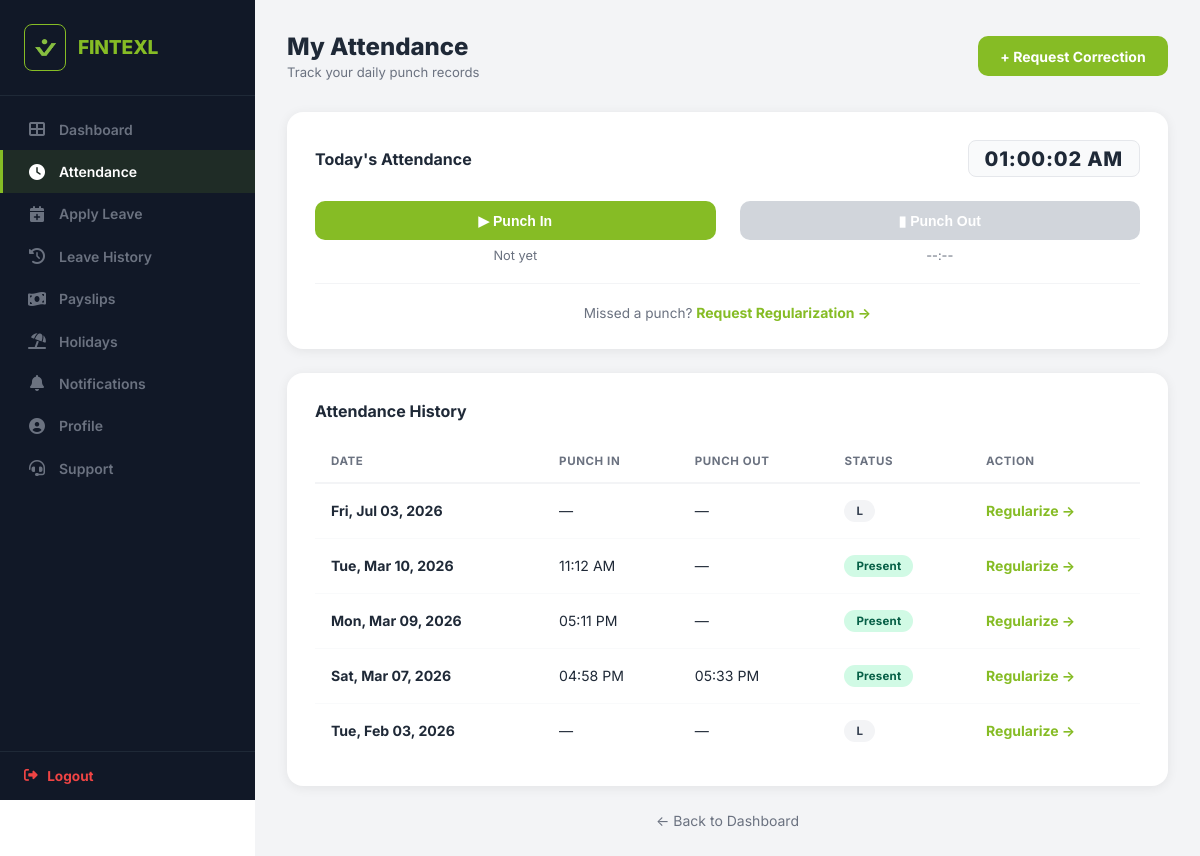
The page /attendance/calendar/ (signed in) on the database as committed earlier.
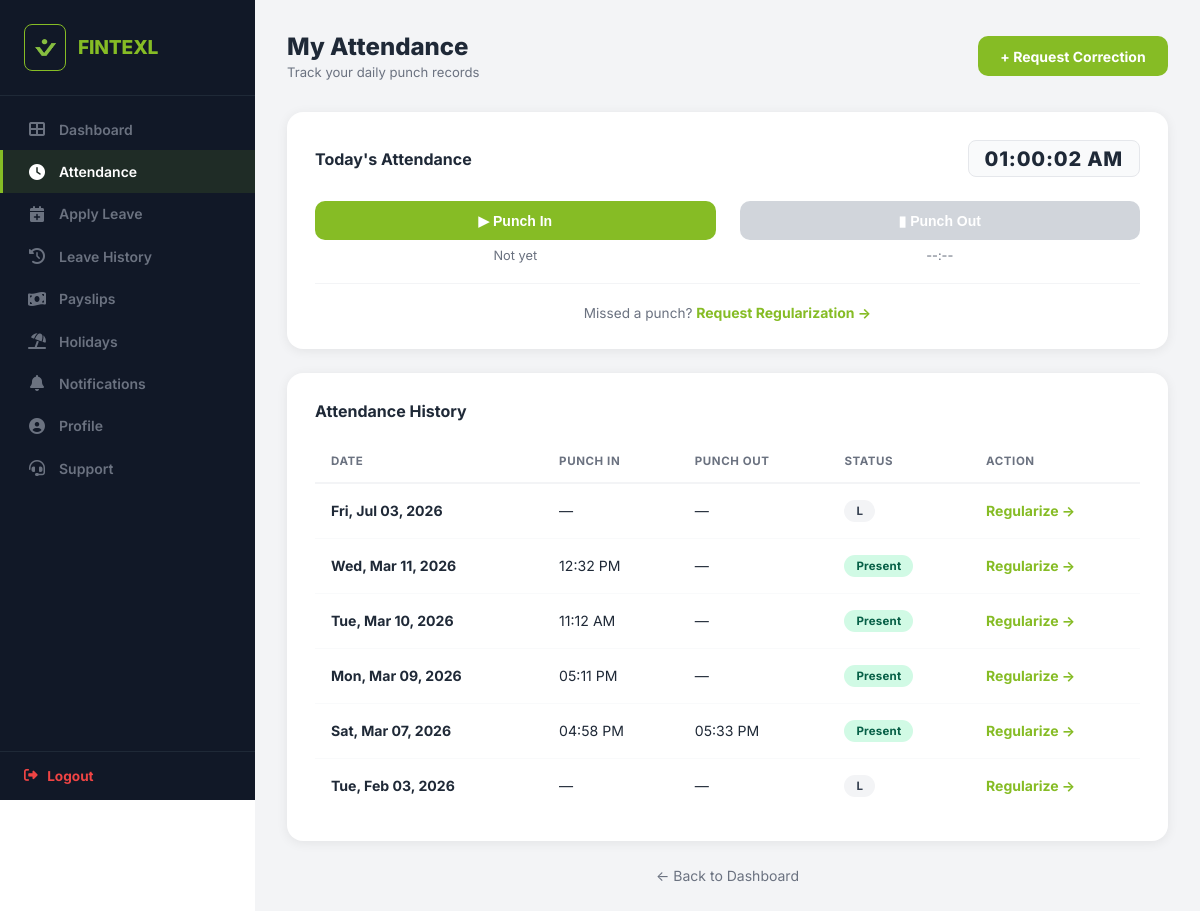
The same page on the database as committed later.
### zettrack_app/models.py (models this page shows, shortened)
class CustomUser(AbstractUser):
    username = None
    email = models.EmailField(_('email address'), unique=True)
    phone = models.CharField(max_length=15, unique=True, blank=True, null=True)
    company = models.ForeignKey(Company, on_delete=models.CASCADE, null=True, blank=True, related_name='users')
    is_company_admin = models.BooleanField(default=False)
    USERNAME_FIELD = 'email'
    REQUIRED_FIELDS = []
    objects = CustomUserManager()

class Company(models.Model):
    COMPANY_SIZE_CHOICES = [
        ('1-10', '1-10'),
        ('11-50', '11-50'),
        ('51-200', '51-200'),
        ('200+', '200+'),
    ]
    PRIMARY_USE_CHOICES = [
        ('attendance_only', 'Attendance only'),
        ('attendance_payroll', 'Attendance + Payroll'),
    ]
    name = models.CharField(max_length=255)
    size = models.CharField(max_length=20, choices=COMPANY_SIZE_CHOICES, blank=True)
    industry = models.CharField(max_length=100, blank=True)
    primary_use = models.CharField(max_length=50, choices=PRIMARY_USE_CHOICES, blank=True)
    no_of_branches = models.PositiveIntegerField(default=1)
    gstin = models.CharField(max_length=15, blank=True)
    referral_source = models.CharField(max_length=100, blank=True)
    country = models.CharField(max_length=100, default='India')
    state = models.CharField(max_length=100)
    city = models.CharField(max_length=100)
    logo = models.ImageField(upload_to='company_logos/', blank=True, null=True)
    created_at = models.DateTimeField(auto_now_add=True)

class Attendance(models.Model):
    STATUS_CHOICES = [
        ('P', 'Present'),
        ('A', 'Absent'),
        ('HD', 'Half Day'),
        ('L', 'Leave'),
        ('H', 'Holiday'),
        ('WO', 'Week Off'),
    ]
    user = models.ForeignKey(CustomUser, on_delete=models.CASCADE, related_name='attendances')
    date = models.DateField()
    punch_in = models.DateTimeField(null=True, blank=True)
    punch_out = models.DateTimeField(null=True, blank=True)
    status = models.CharField(max_length=5, choices=STATUS_CHOICES, default='P')
    latitude_in = models.DecimalField(max_digits=9, decimal_places=6, null=True, blank=True)
    longitude_in = models.DecimalField(max_digits=9, decimal_places=6, null=True, blank=True)
    latitude_out = models.DecimalField(max_digits=9, decimal_places=6, null=True, blank=True)
    longitude_out = models.DecimalField(max_digits=9, decimal_places=6, null=True, blank=True)
    class Meta:
        unique_together = ('user', 'date')

### zettrack_app/views.py (the view)
# urls.py: path('attendance/calendar/', views.attendance_calendar_employee, name='attendance_calendar_employee'),
@login_required
def attendance_calendar_employee(request):
    attendances = Attendance.objects.filter(user=request.user).order_by('-date')
    today = date.today()
    attendance = Attendance.objects.filter(user=request.user, date=today).first()
    return render(request, 'zettrack_app/attendance_calendar_employee.html', {'attendances': attendances, 'attendance': attendance})

### zettrack_app/context_processors.py (called while the page is built)
def notifications_count(request):
    if request.user.is_authenticated:
        count = Notification.objects.filter(user=request.user, is_read=False).count()
        return {'unread_notifications_count': count}
    return {'unread_notifications_count': 0}

### zettrack_app/templates/zettrack_app/attendance_calendar_employee.html (shortened to what this page needs)
{% extends 'zettrack_app/employee_base.html' %}
{% load tz %}
{% block employee_content %}
<div class="emp-page">
    <div class="emp-container">
        <div class="emp-page-header">
            <div>
                <h1 class="emp-page-title">My Attendance</h1>
                <p class="emp-page-subtitle">Track your daily punch records</p>
            </div>
            <a href="{% url 'regularization_request' %}" class="emp-btn">+ Request Correction</a>
        </div>
        <div class="emp-card" style="margin-bottom: 1.5rem; text-align: center;">
            <div style="display: flex; justify-content: space-between; align-items: center; margin-bottom: 1.5rem;">
                <h4 class="emp-card-title" style="margin: 0;">Today's Attendance</h4>
                <span class="emp-clock" id="current-time">--:--:--</span>
            </div>
            <div class="emp-punch-row">
                <div class="emp-punch-col">
                    <form method="POST" action="{% url 'punch_in' %}" style="width: 100%;">
                        <button type="submit" class="emp-btn emp-btn-full" {% if attendance.punch_in %}disabled{% endif %}>
                            &#9654; Punch In
                        </button>
                    </form>
                    <span class="emp-punch-time">
                        {% if attendance.punch_in %}
                            <span style="color: #065f46; font-weight: 700;">In: {{ attendance.punch_in|localtime|date:"h:i A" }}</span>
                        {% else %}
                            Not yet
                        {% endif %}
                    </span>
                </div>
                <div class="emp-punch-col">
                    <form method="POST" action="{% url 'punch_out' %}" style="width: 100%;">
                        <button type="submit" class="emp-btn emp-btn-red emp-btn-full" {% if not attendance.punch_in or attendance.punch_out %}disabled{% endif %}>
                            &#9646; Punch Out
                        </button>
                    </form>
                    <span class="emp-punch-time">
                        {% if attendance.punch_out %}
                            <span style="color: #991b1b; font-weight: 700;">Out: {{ attendance.punch_out|localtime|date:"h:i A" }}</span>
                        {% else %}
                            --:--
                        {% endif %}
                    </span>
                </div>
            </div>
            <hr class="emp-punch-divider">
            <p style="font-size: 0.85rem; color: #6b7280; margin: 0;">
                Missed a punch?
                <a href="{% url 'my_regularizations' %}" class="emp-link">Request Regularization &rarr;</a>
            </p>
        </div>
        <div class="emp-card">
            <h4 class="emp-card-title">Attendance History</h4>
            <table class="emp-table">
                <thead>
                    <tr>
                        <th>Date</th>
                        <th>Punch In</th>
                        <th>Punch Out</th>
                        <th>Status</th>
                        <th>Action</th>
                    </tr>
                </thead>
                <tbody>
                    {% for att in attendances %}
                    <tr>
                        <td class="emp-td-bold">{{ att.date|date:"D, M d, Y" }}</td>
                        <td>{{ att.punch_in|localtime|date:"h:i A"|default:"&mdash;" }}</td>
                        <td>{{ att.punch_out|localtime|date:"h:i A"|default:"&mdash;" }}</td>
                        <td>
                            <span class="emp-badge {% if att.status == 'P' %}emp-badge-green{% elif att.status == 'A' %}emp-badge-red{% else %}emp-badge-gray{% endif %}">
                                {% if att.status == 'P' %}Present{% elif att.status == 'A' %}Absent{% else %}{{ att.status }}{% endif %}
                            </span>
                        </td>
                        <td>
                            <a href="{% url 'regularization_request' %}" class="emp-link">Regularize &rarr;</a>
                        </td>
                    </tr>
                    {% empty %}
                    <tr class="emp-empty"><td colspan="5">No attendance records found.</td></tr>
                    {% endfor %}
                </tbody>
            </table>
        </div>
        <p style="text-align: center; margin-top: 1.5rem;">
            <a href="{% url 'employee_dashboard' %}" class="emp-link-muted">&larr; Back to Dashboard</a>
        </p>
    </div>
</div>
{% endblock %}

### zettrack_app/templates/zettrack_app/employee_base.html (shortened to what this page needs)
{% extends 'zettrack_app/base.html' %}
{% block content %}
<div class="emp-layout">
    <aside class="emp-sidebar" id="emp-sidebar">
        <div class="emp-sidebar-brand" style="display: flex; align-items: center; gap: 0.75rem;">
            {% if request.user.company.logo %}
                <img src="{{ request.user.company.logo.url }}" alt="Logo" style="width: 40px; height: 45px; border-radius: 8px; object-fit: cover; border: 1.5px solid var(--emp-primary);">
            {% else %}
                <div style="width: 40px; height: 45px; background: var(--emp-primary); border-radius: 8px; display: flex; align-items: center; justify-content: center; font-weight: 800; font-size: 1.1rem; color: #111827; flex-shrink: 0;">
                    {{ request.user.company.name|first|upper }}
                </div>
            {% endif %}
            <div style="overflow: hidden;">
                <div class="emp-sidebar-brand-name" style="font-size: 1.2rem; line-height: 1.1;">{{ request.user.company.name }}</div>
            </div>
        </div>
        <ul class="emp-sidebar-nav">
            <li>
                <a href="{% url 'employee_dashboard' %}"
                   class="emp-nav-link {% if request.resolver_match.url_name == 'employee_dashboard' %}active{% endif %}">
                    <span class="nav-icon"><i class="fas fa-th-large"></i></span> Dashboard
                </a>
            </li>
            <li>
                <a href="{% url 'attendance_calendar_employee' %}"
                   class="emp-nav-link {% if request.resolver_match.url_name == 'attendance_calendar_employee' %}active{% endif %}">
                    <span class="nav-icon"><i class="fas fa-clock"></i></span> Attendance
                </a>
            </li>
            <li>
                <a href="{% url 'leave_apply' %}"
                   class="emp-nav-link {% if request.resolver_match.url_name == 'leave_apply' %}active{% endif %}">
                    <span class="nav-icon"><i class="fas fa-calendar-plus"></i></span> Apply Leave
                </a>
            </li>
            <li>
                <a href="{% url 'my_regularizations' %}"
                   class="emp-nav-link {% if request.resolver_match.url_name == 'my_regularizations' %}active{% endif %}">
                    <span class="nav-icon"><i class="fas fa-history"></i></span> Leave History
                </a>
            </li>
            <li>
                <a href="{% url 'payslips' %}"
                   class="emp-nav-link {% if request.resolver_match.url_name == 'payslips' %}active{% endif %}">
                    <span class="nav-icon"><i class="fas fa-money-bill-wave"></i></span> Payslips
                </a>
            </li>
            <li>
                <a href="{% url 'employee_holidays' %}"
                   class="emp-nav-link {% if request.resolver_match.url_name == 'employee_holidays' %}active{% endif %}">
                    <span class="nav-icon"><i class="fas fa-umbrella-beach"></i></span> Holidays
                </a>
            </li>
            <li>
                <a href="{% url 'notification_dashboard' %}"
                   class="emp-nav-link {% if 'notifications' in request.resolver_match.url_name %}active{% endif %}">
                    <span class="nav-icon"><i class="fas fa-bell"></i></span> Notifications
                </a>
            </li>
            <li>
                <a href="{% url 'employee_profile' %}"
                   class="emp-nav-link {% if request.resolver_match.url_name == 'employee_profile' %}active{% endif %}">
                    <span class="nav-icon"><i class="fas fa-user-circle"></i></span> Profile
                </a>
            </li>
            <li>
                <a href="#" class="emp-nav-link">
                    <span class="nav-icon"><i class="fas fa-headset"></i></span> Support
                </a>
            </li>
        </ul>
        <div class="emp-sidebar-footer">
            <a href="{% url 'logout' %}" class="emp-logout-link">
                <i class="fas fa-sign-out-alt"></i> Logout
            </a>
        </div>
    </aside>
    <main class="emp-main">
        {% block employee_content %}{% endblock %}
    </main>
</div>
{% endblock %}

### zettrack_app/templates/zettrack_app/base.html (shortened to what this page needs)
{% load static %}
<!DOCTYPE html>
<html lang="en">
<head>
    <link rel="stylesheet" href="https://cdnjs.cloudflare.com/ajax/libs/font-awesome/6.4.0/css/all.min.css">
</head>
<body>
    {% block content %}{% endblock %}
</body>
</html>

### zettrack_app/templates/zettrack_app/base.html (style rules this page uses)
:root { --primary-color: #86bc25; --primary-dark: #6a961d; --text-dark: #000000; }
html { scroll-behavior: smooth; }
body { font-family: 'Inter', -apple-system, BlinkMacSystemFont, "Segoe UI", Roboto, sans-serif; margin: 0; padding: 0; background-color: #ffffff; color: var(--text-dark); }

Rows that differ between the two databases and show on the page:
added Attendance: date "Wed, Mar 11, 2026", punch_in "12:32 PM", punch_out "—", status "Present"
